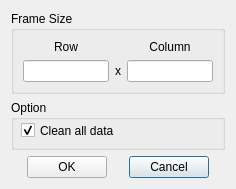
<?xml version="1.0" encoding="UTF-8"?>
<ui version="4.0">
 <class>Dialog</class>
 <widget class="QDialog" name="Dialog">
  <property name="geometry">
   <rect>
    <x>0</x>
    <y>0</y>
    <width>236</width>
    <height>189</height>
   </rect>
  </property>
  <property name="windowTitle">
   <string>Reset Frame</string>
  </property>
  <layout class="QGridLayout" name="gridLayout_5">
   <item row="0" column="0">
    <layout class="QGridLayout" name="gridLayout_2">
     <item row="0" column="0">
      <widget class="QGroupBox" name="groupBox">
       <property name="title">
        <string>Frame Size</string>
       </property>
       <layout class="QGridLayout" name="gridLayout_6">
        <item row="0" column="0">
         <layout class="QGridLayout" name="gridLayout">
          <item row="0" column="2">
           <widget class="QLabel" name="label">
            <property name="text">
             <string>Column</string>
            </property>
            <property name="alignment">
             <set>Qt::AlignCenter</set>
            </property>
           </widget>
          </item>
          <item row="0" column="0">
           <widget class="QLabel" name="label_2">
            <property name="text">
             <string>Row</string>
            </property>
            <property name="alignment">
             <set>Qt::AlignCenter</set>
            </property>
           </widget>
          </item>
          <item row="1" column="0">
           <widget class="QLineEdit" name="lineEdit_Row"/>
          </item>
          <item row="1" column="2">
           <widget class="QLineEdit" name="lineEdit_Col"/>
          </item>
          <item row="1" column="1">
           <widget class="QLabel" name="label_3">
            <property name="text">
             <string>x</string>
            </property>
            <property name="alignment">
             <set>Qt::AlignCenter</set>
            </property>
           </widget>
          </item>
         </layout>
        </item>
       </layout>
      </widget>
     </item>
    </layout>
   </item>
   <item row="1" column="0">
    <layout class="QGridLayout" name="gridLayout_3">
     <item row="0" column="0">
      <widget class="QGroupBox" name="groupBox_2">
       <property name="title">
        <string>Option</string>
       </property>
       <widget class="QCheckBox" name="checkBox_clean">
        <property name="geometry">
         <rect>
          <x>10</x>
          <y>20</y>
          <width>101</width>
          <height>21</height>
         </rect>
        </property>
        <property name="text">
         <string>Clean all data</string>
        </property>
        <property name="checked">
         <bool>true</bool>
        </property>
       </widget>
      </widget>
     </item>
    </layout>
   </item>
   <item row="2" column="0">
    <layout class="QGridLayout" name="gridLayout_4">
     <item row="0" column="3">
      <widget class="QPushButton" name="pushButton_Cancel">
       <property name="text">
        <string>Cancel</string>
       </property>
      </widget>
     </item>
     <item row="0" column="0">
      <widget class="QLabel" name="label_5">
       <property name="text">
        <string/>
       </property>
      </widget>
     </item>
     <item row="0" column="2">
      <widget class="QLabel" name="label_6">
       <property name="text">
        <string/>
       </property>
      </widget>
     </item>
     <item row="0" column="1">
      <widget class="QPushButton" name="pushButton_OK">
       <property name="text">
        <string>OK</string>
       </property>
      </widget>
     </item>
     <item row="0" column="4">
      <widget class="QLabel" name="label_7">
       <property name="text">
        <string/>
       </property>
      </widget>
     </item>
    </layout>
   </item>
  </layout>
 </widget>
 <resources/>
 <connections/>
</ui>
